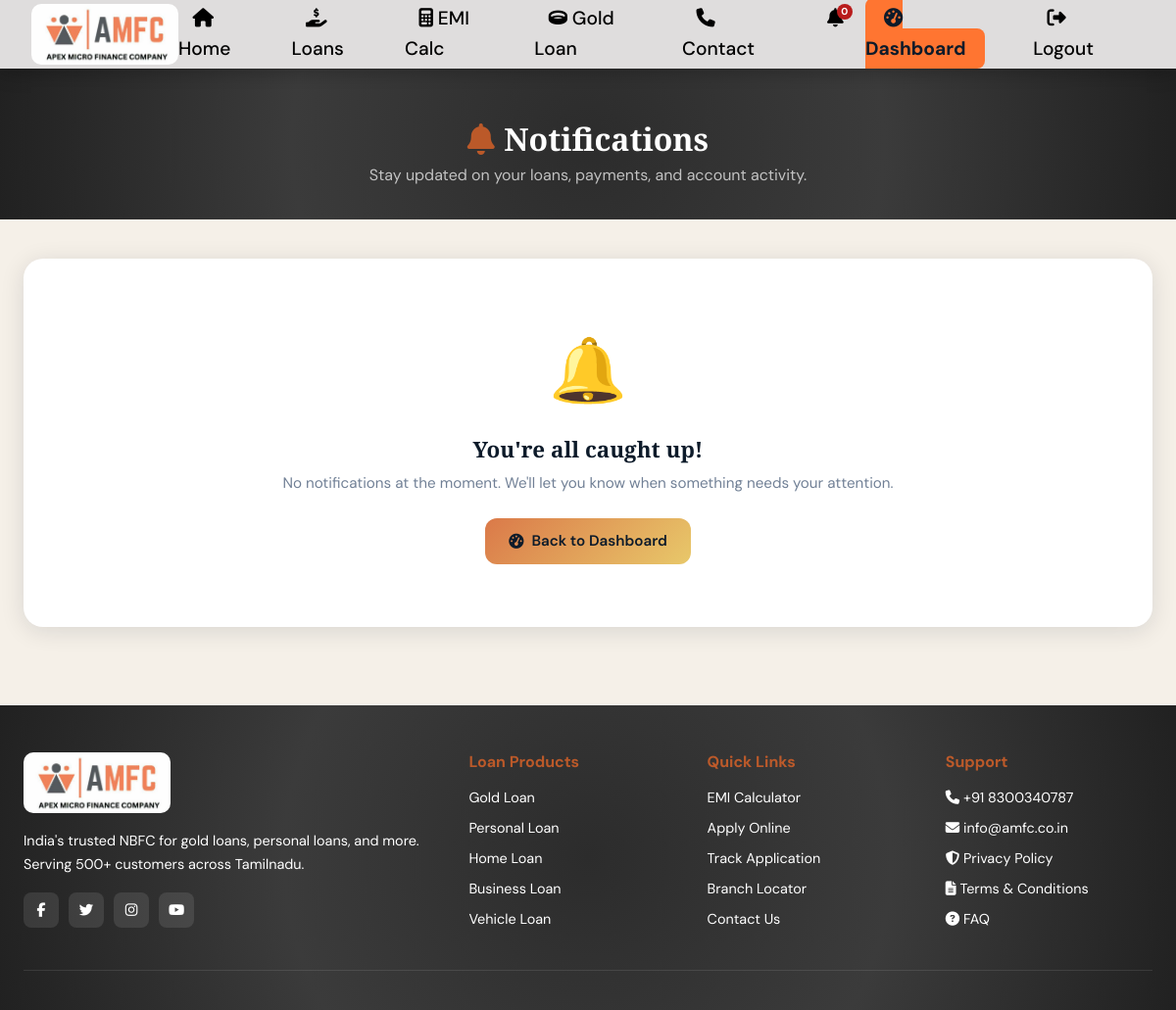
The page /notifications/ (signed in) on the database as committed earlier.
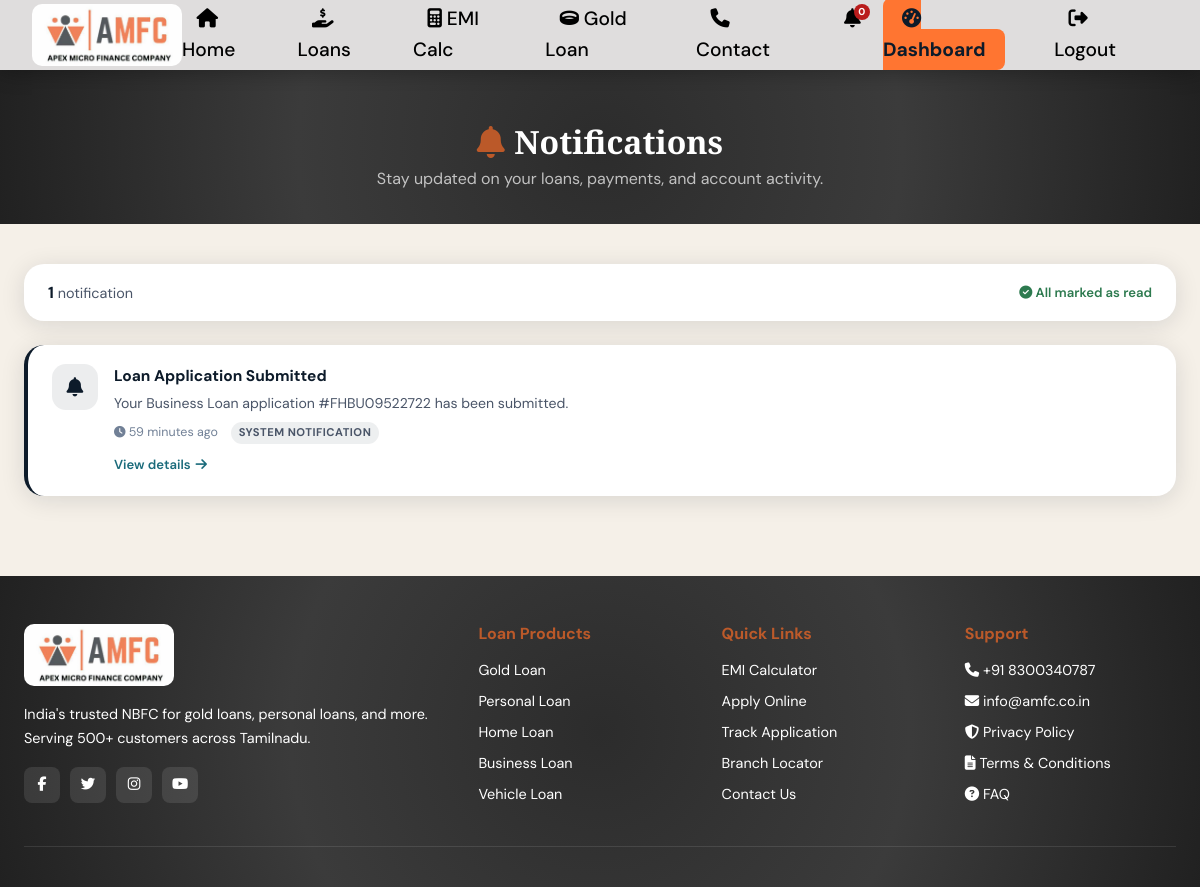
The same page on the database as committed later.
### finance_app/models.py (models this page shows, shortened)
class Notification(models.Model):
    NOTIF_TYPES = [
        ('EMI_REMINDER',    'EMI Reminder'),
        ('APPROVAL',        'Loan Approved'),
        ('DISBURSEMENT',    'Loan Disbursed'),
        ('KYC',             'KYC Update'),
        ('OVERDUE',         'Overdue Alert'),
        ('OFFER',           'Special Offer'),
        ('SYSTEM',          'System Notification'),
    ]
    customer        = models.ForeignKey(CustomerProfile, on_delete=models.CASCADE,
                        related_name='notifications')
    notification_type = models.CharField(max_length=30, choices=NOTIF_TYPES)
    title           = models.CharField(max_length=200)
    message         = models.TextField()
    is_read         = models.BooleanField(default=False)
    created_at      = models.DateTimeField(auto_now_add=True)
    action_url      = models.CharField(max_length=500, blank=True)
    class Meta:
        ordering = ['-created_at']

### finance_app/views.py (the view)
# urls.py: path('notifications/',      views.notifications,    name='notifications'),
@login_required
def notifications(request):
    profile = get_object_or_404(CustomerProfile, user=request.user)
    notifs  = Notification.objects.filter(customer=profile)
    notifs.filter(is_read=False).update(is_read=True)
    return render(request, 'finance_app/notifications.html', {'notifications': notifs})

### finance_app/templates/finance_app/notifications.html (shortened to what this page needs)
{% extends 'finance_app/base.html' %}
{% load static %}
{% block content %}
<div class="notifications-hero">
  <div class="container">
    <h1><i class="fas fa-bell" style="color:var(--gold);margin-right:0.6rem;"></i>Notifications</h1>
    <p>Stay updated on your loans, payments, and account activity.</p>
  </div>
</div>
<section class="section" style="padding-top:2.5rem;">
  <div class="container">
    {% if notifications %}
    <div class="notif-summary">
      <span class="notif-summary-count">
        <strong>{{ notifications|length }}</strong> notification{{ notifications|length|pluralize }}
      </span>
      <span style="font-size:0.82rem;color:var(--success);font-weight:600;">
        <i class="fas fa-check-circle"></i> All marked as read
      </span>
    </div>
    <div class="notif-list">
      {% for notif in notifications %}
      <div class="notif-item reveal" data-type="{{ notif.notification_type }}">
        <div class="notif-icon-wrap icon-{{ notif.notification_type }}">
          {% if notif.notification_type == "EMI_REMINDER" %}
            <i class="fas fa-calendar-alt"></i>
          {% elif notif.notification_type == "APPROVAL" %}
            <i class="fas fa-thumbs-up"></i>
          {% elif notif.notification_type == "DISBURSEMENT" %}
            <i class="fas fa-money-bill-wave"></i>
          {% elif notif.notification_type == "KYC" %}
            <i class="fas fa-id-card"></i>
          {% elif notif.notification_type == "OVERDUE" %}
            <i class="fas fa-exclamation-triangle"></i>
          {% elif notif.notification_type == "OFFER" %}
            <i class="fas fa-gift"></i>
          {% else %}
            <i class="fas fa-bell"></i>
          {% endif %}
        </div>
        <div class="notif-body">
          <div class="notif-title">{{ notif.title }}</div>
          <div class="notif-message">{{ notif.message }}</div>
          <div class="notif-meta">
            <span class="notif-time">
              <i class="fas fa-clock" style="font-size:0.72rem;"></i>
              {{ notif.created_at|timesince }} ago
            </span>
            <span class="notif-tag">{{ notif.get_notification_type_display }}</span>
          </div>
          {% if notif.action_url %}
          <a href="{{ notif.action_url }}" class="notif-action">
            View details <i class="fas fa-arrow-right"></i>
          </a>
          {% endif %}
        </div>
      </div>
      {% endfor %}
    </div>
    {% else %}
    <div class="empty-state reveal">
      <div class="empty-icon">🔔</div>
      <h3>You're all caught up!</h3>
      <p>No notifications at the moment. We'll let you know when something needs your attention.</p>
      <a href="{% url 'dashboard' %}" class="btn btn-primary mt-3">
        <i class="fas fa-tachometer-alt"></i> Back to Dashboard
      </a>
    </div>
    {% endif %}
  </div>
</section>
{% endblock %}

Rows that differ between the two databases and show on the page:
added Notification: title "Loan Application Submitted", message "Your Business Loan application #FHBU09522722 has been submitted.", created_at "59 minutes", notification_type "SYSTEM NOTIFICATION"
Other text that changed with them:
{{ notifications|length }}: (not shown) → "1"
text no longer shown: "🔔 You're all caught up! No notifications at the moment. We'll let you know when something needs your attention. Back to Dashboard"
text now shown: "notification All marked as read"
